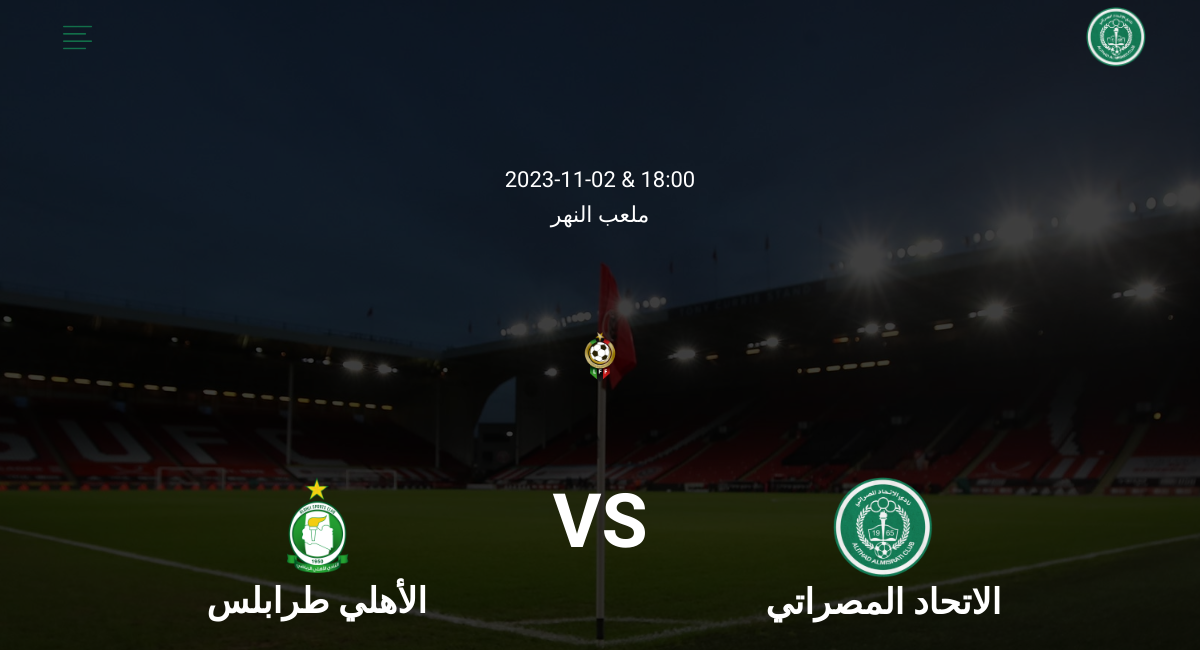
The page /matchDetail/1/ on the database as committed earlier.
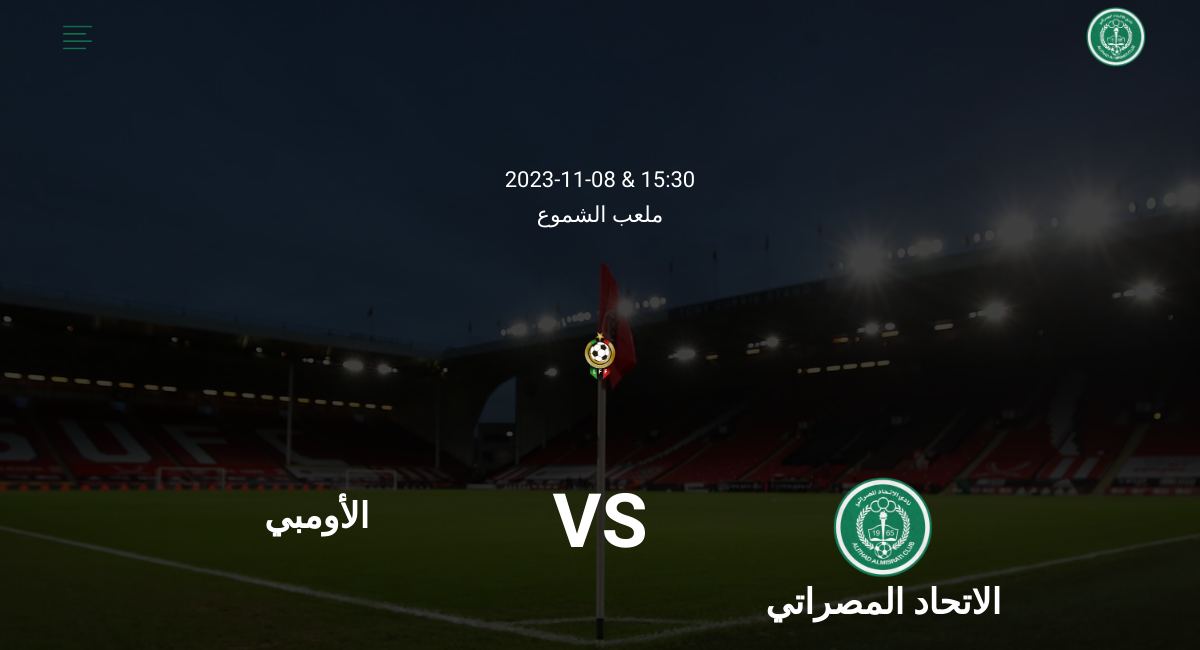
The same page on the database as committed later.
### main/models.py (models this page shows, shortened)
class Match(models.Model):
    match_choices = (
        ("home", "home"),
        ("away", "away"),
    )
    title = models.CharField(max_length=200)
    homeORaway = models.CharField(max_length=100, choices=match_choices, null=True)
    stadium = models.CharField(max_length=500)
    poster = models.ImageField(upload_to='images/%y/%m/%d', null=True,)
    date = models.DateTimeField()
    competition = models.ImageField(upload_to='images/%y/%m/%d', null=True,)
    vName = models.CharField(max_length=500)
    vLogo = models.ImageField(upload_to='images/%y/%m/%d', null=True,)
    vResult = models.CharField(max_length=1, null=True, blank=True)
    sResult = models.CharField(max_length=1, null=True, blank=True)
    vGoals = models.TextField(null=True, blank=True)
    sGoals = models.TextField(null=True, blank=True)

### main/views.py (the view)
# urls.py: path('matchDetail/<str:pk>/', views.matchDetail, name="matchDetail"),
def matchDetail(request, pk):
    match = Match.objects.get(id=pk)
    context = {'match': match}
    return render(request, 'matchDetail.html', context)

### main/templates/matchDetail.html (shortened to what this page needs)
{% extends 'base.html' %}
{% block content %}
<!DOCTYPE html>
<html lang="en" dir="ltr">
  <head>
    </head>
<body hx-target="this" hx-swap="outerHTML" id="matchBody">
  <div id="forplaceholder">
    <div class="main1" id="main1">
        {% include 'components/navbar.html' %}
        {% include 'components/matchDetailpage_components/section1.html' %}
      </div>
    </div>
  </body>
</html>
{% endblock content %}

### main/templates/components/matchDetailpage_components/section1.html (shortened to what this page needs)
{% load static %}
   <div class="MatchMain" id="MatchMain">
        <div class="overlay">
            <div class="c">
                <div class="top">
                    <h6 style="direction: ltr;" >{{match.date|date:'Y-m-d'}} & {{match.date|date:'H:i'}}</h6>
                    <h6>{{match.stadium}}</h6>
                </div>
                <img src="/media/{{match.competition}}/" alt="" class="cup">
                {% if match.homeORaway == 'home' %}
                <div class="clubs">
                {% else %}
                <div class="clubs away">
                {% endif %}
                    <div class="Sclub">
                        <img src="{% static 'images/logo.png' %}" alt="">
                        <h2>الاتحاد المصراتي</h2>
                    </div>
                    <div class="vs">
                        {% if match.vResult == '' %}
                        <h1>VS</h1>
                        {% elif match.vResult is None %}
                        <h1>VS</h1>
                        {% else %}
                        <h1>{{match.sResult}} - {{match.vResult}}</h1>
                        {% endif %}
                    </div>
                    <div class="Vclub">
                        <img src="/media/{{match.vLogo}}/" alt="">
                        <h2>{{match.vName}}</h2>
                    </div>
                </div>
            </div>
        </div>
   </div>

Rows that differ between the two databases and show on the page:
changed Match: date "2023-11-02" → "2023-11-08"; date "18:00" → "15:30"; stadium "ملعب النهر" → "ملعب الشموع"; vName "الأهلي طرابلس" → "الأومبي"; vLogo: picture removed
